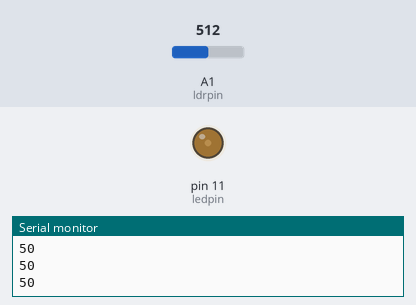
Simulated run of this sketch. Board: Arduino Uno, built with avr-gcc and run on an emulated ATmega328P. On the bench: output pins drawn as LEDs (lit = HIGH), the last lines printed to the serial monitor. Inputs (shaded band) come from the test bench; at power-on: A1 (ldrpin) = 512.

Above: at 1.3 s.
1.4 s: A1 (ldrpin) set to 122
At 2.1 s:
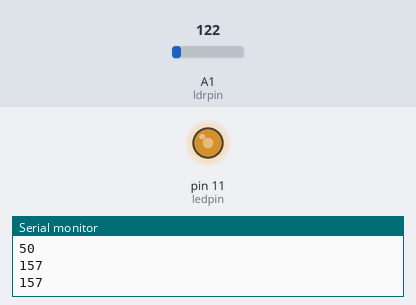
3.0 s: A1 (ldrpin) set to 0
At 4.2 s:
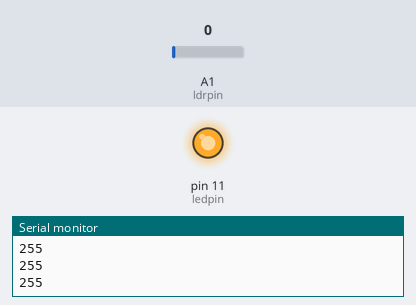
4.5 s: A1 (ldrpin) set to 306
At 5.6 s:
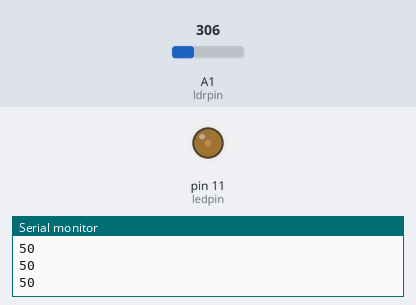
Timing chart, 0 to 7.5 s (numbered marks = the images above; inputs shaded):
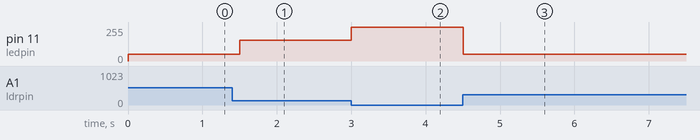

Measured:
- after the input at 1.4 s, pin 11 (ledpin): 50/255 → 157/255 after 0.10 s
- after the input at 3.0 s, pin 11 (ledpin): 157/255 → 255/255 at once
- after the input at 4.5 s, pin 11 (ledpin): 255/255 → 50/255 at once

The sketch:

LDR_CONTROL_LED.ino
```cpp
int ledpin = 11;
int ldrpin = A1;
int value = 0;

void setup()
{
  pinMode(ledpin, OUTPUT);
  pinMode(ldrpin, INPUT);
  Serial.begin(9600);
}
void loop()
{
  value = analogRead(ldrpin);
  value = constrain(value,0,255);
  value = map(value,0,255,255,50);

  Serial.println(value);
//  Serial.println("1");
//  Serial.println(value1);
//  Serial.println("2");
//  Serial.println(value2);
  analogWrite(ledpin, value);

  delay(500);
}
```
